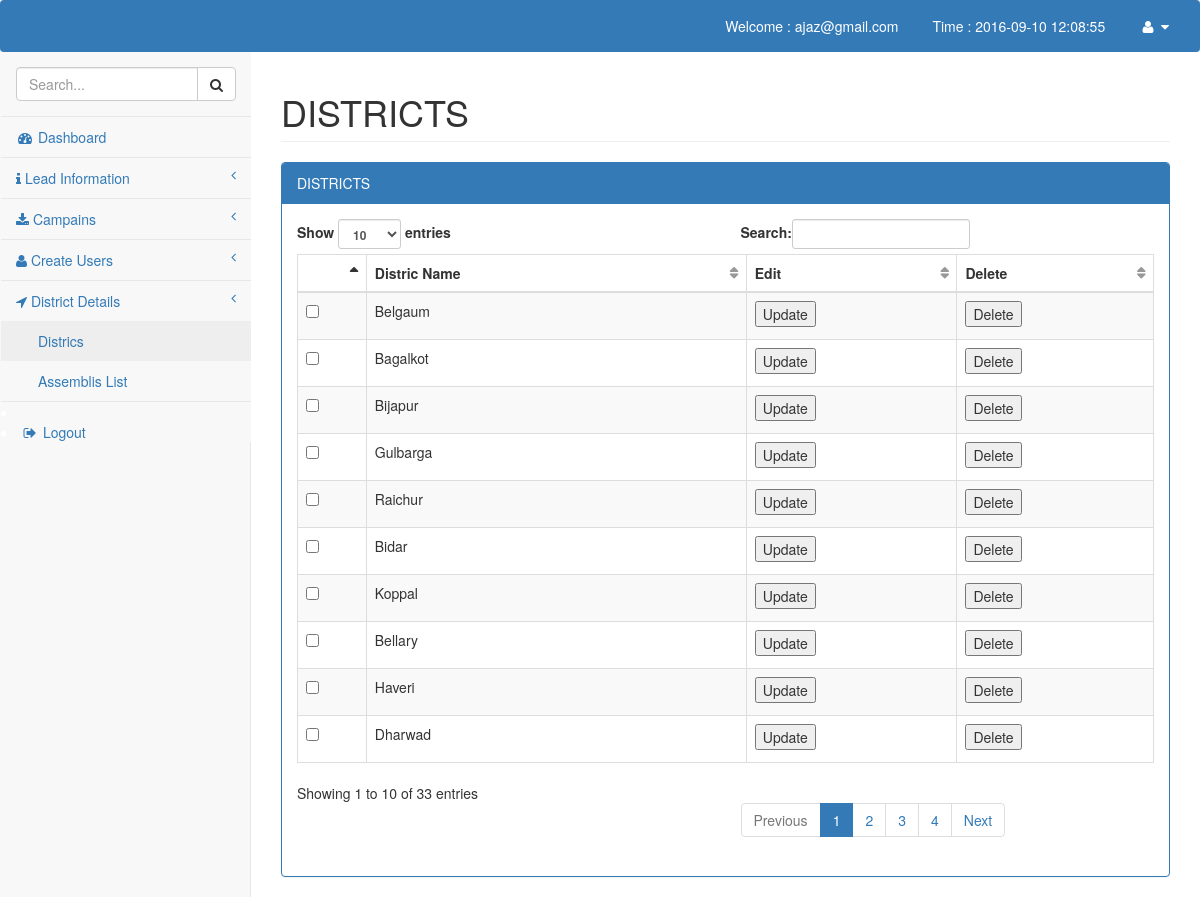
The app's page /master/view_districs.php?show=Districts (signed in) with its own data.
### tables this page shows
CREATE TABLE IF NOT EXISTS `districts` (
`district_id` int(11) NOT NULL,
  `district_name` varchar(255) NOT NULL
);

### comman/db_function.php (called while the page is built, shortened)
<?php
	function execute_sql_query($sql){
		$connection=db_connection();
		$result=mysqli_query($connection,$sql);
		if(!$result){
			sql_error($connection);
		}else{
			return $result;
		}
	}
	function execute_fetch($result){
		$fetch=mysqli_fetch_array($result);
		if(!$fetch){
		}else
		{
			return $fetch;
		}
	}
			?>

### master/view_districs.php (the view, shortened to what this page needs)
<?php require_once('../webtemplate/headtags.php'); ?>
<?php require_once('../webtemplate/header_nav.php'); ?>
<?php
					if(isset($_GET['show'])){
						$title=$_GET['show'];
					}else{
						$title="Total Leads";
					}
					if($title=="Districts"){
						 $get_lead="SELECT * FROM districts";
					}
				 ?>
<div id="page-wrapper">
            <div class="row">
                <div class="col-lg-12">
                    <h1 class="page-header"><?php echo strtoupper($title); ?></h1>
                </div>
            </div>
            <div class="row">
                <div class="col-lg-12">
                    <div class="panel panel-primary">
                        <div class="panel-heading">
                            <?php echo strtoupper($title); ?>
                        </div>
                        <div class="panel-body">
                            <form action="#" method="POST">
                            <div class="dataTable_wrapper">
                                <table width="100%" class="table table-striped table-bordered table-hover" id="dataTables-example">
                                    <thead>
                                        <tr>
                                        	<th></th>
                                            <th>Distric Name</th>
                                            <th>Edit</th>
                                            <th>Delete</th>
                                        </tr>
                                    </thead>
                                    <tbody>
    <?php
          $execute=execute_sql_query($get_lead);
		while ($disp=execute_fetch($execute)) {
	?>
        <tr class="odd gradeX" id="block">
          <td><input type="checkbox"></td>
          <td>
           <p id="showdata"><?php echo $disp['district_name'];?></p>
          </td>
         <td>
          <input  type="submit" value="Update" name="update" id="submit">
			 </td>
            <td><input  type="submit"  value="Delete" name="delete"></td>
        </tr>
	 <?php } ?>
                                    </tbody>
                                </table>
                            </div>
                           </form>
                        </div>
                    </div>
                </div>
            </div>
        </div>
	<?php require_once('../webtemplate/footer.php'); ?>
</body>
</html>

### webtemplate/css/sb-admin-2.css (style rules this page uses)
#page-wrapper { padding: 0 15px; min-height: 568px; background-color: #fff; }
@media (min-width:768px) { #page-wrapper { position: inherit; margin: 0 0 0 250px; padding: 0 30px; border-left: 1px solid #e7e7e7; } }
table.dataTable thead .sorting, table.dataTable thead .sorting_asc, table.dataTable thead .sorting_desc, table.dataTable thead .sorting_asc_disabled, table.dataTable thead .sorting_desc_disabled { background: 0 0; }
table.dataTable thead .sorting_asc:after { content: "\f0de"; float: right; font-family: fontawesome; }
table.dataTable thead .sorting:after { content: "\f0dc"; float: right; font-family: fontawesome; color: rgba(50,50,50,.5); }

### records on screen
districts: district_name "Belgaum"
districts: district_name "Bagalkot"
districts: district_name "Bijapur"
districts: district_name "Gulbarga"
districts: district_name "Raichur"
districts: district_name "Bidar"
districts: district_name "Koppal"
districts: district_name "Bellary"
districts: district_name "Haveri"
districts: district_name "Dharwad"

### other values on screen
$_SESSION['login_email'] "ajaz@gmail.com"
current_data_time() "2016-09-10 12:08:55"
$title "DISTRICTS"
